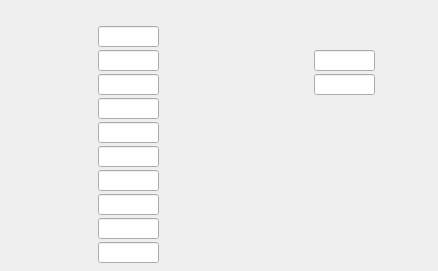
<?xml version="1.0" encoding="UTF-8"?>
<ui version="4.0">
 <class>WriteEEP</class>
 <widget class="QDialog" name="WriteEEP">
  <property name="geometry">
   <rect>
    <x>0</x>
    <y>0</y>
    <width>438</width>
    <height>271</height>
   </rect>
  </property>
  <property name="windowTitle">
   <string>Dialog</string>
  </property>
  <widget class="QELabel" name="qelabel_102">
   <property name="geometry">
    <rect>
     <x>6</x>
     <y>126</y>
     <width>89</width>
     <height>16</height>
    </rect>
   </property>
   <property name="alignment">
    <set>Qt::AlignRight|Qt::AlignTrailing|Qt::AlignVCenter</set>
   </property>
   <property name="variable" stdset="0">
    <string>$(P):LI:$(M)-$(N):RWE:MAXCB.DESC</string>
   </property>
   <property name="variableSubstitutions" stdset="0">
    <string>P=CHA,M=2531-1,N=2</string>
   </property>
   <property name="displayAlarmState">
    <bool>false</bool>
   </property>
  </widget>
  <widget class="QELabel" name="qelabel_103">
   <property name="geometry">
    <rect>
     <x>166</x>
     <y>150</y>
     <width>49</width>
     <height>16</height>
    </rect>
   </property>
   <property name="variable" stdset="0">
    <string>$(P):LI:$(M)-$(N):RWE:MINV</string>
   </property>
   <property name="variableSubstitutions" stdset="0">
    <string>P=CHA,M=2531-1,N=2</string>
   </property>
   <property name="displayAlarmState">
    <bool>false</bool>
   </property>
  </widget>
  <widget class="QELineEdit" name="qelineedit_28">
   <property name="geometry">
    <rect>
     <x>98</x>
     <y>194</y>
     <width>61</width>
     <height>21</height>
    </rect>
   </property>
   <property name="variable" stdset="0">
    <string>$(P):LO:$(M)-$(N):RWE:MAXA</string>
   </property>
   <property name="variableSubstitutions" stdset="0">
    <string>P=CHA,M=2531-1,N=2</string>
   </property>
   <property name="displayAlarmState">
    <bool>false</bool>
   </property>
  </widget>
  <widget class="QELineEdit" name="qelineedit_23">
   <property name="geometry">
    <rect>
     <x>98</x>
     <y>74</y>
     <width>61</width>
     <height>21</height>
    </rect>
   </property>
   <property name="variable" stdset="0">
    <string>$(P):LO:$(M)-$(N):RWE:ESTEP</string>
   </property>
   <property name="variableSubstitutions" stdset="0">
    <string>P=CHA,M=2531-1,N=2</string>
   </property>
   <property name="displayAlarmState">
    <bool>false</bool>
   </property>
  </widget>
  <widget class="QELabel" name="qelabel_94">
   <property name="geometry">
    <rect>
     <x>166</x>
     <y>54</y>
     <width>49</width>
     <height>16</height>
    </rect>
   </property>
   <property name="variable" stdset="0">
    <string>$(P):LI:$(M)-$(N):RWE:FMOST</string>
   </property>
   <property name="variableSubstitutions" stdset="0">
    <string>P=CHA,M=2531-1,N=2</string>
   </property>
   <property name="displayAlarmState">
    <bool>false</bool>
   </property>
  </widget>
  <widget class="QELabel" name="qelabel_99">
   <property name="geometry">
    <rect>
     <x>166</x>
     <y>102</y>
     <width>49</width>
     <height>16</height>
    </rect>
   </property>
   <property name="variable" stdset="0">
    <string>$(P):LI:$(M)-$(N):RWE:MAXCA</string>
   </property>
   <property name="variableSubstitutions" stdset="0">
    <string>P=CHA,M=2531-1,N=2</string>
   </property>
   <property name="displayAlarmState">
    <bool>false</bool>
   </property>
  </widget>
  <widget class="QELineEdit" name="qelineedit_25">
   <property name="geometry">
    <rect>
     <x>98</x>
     <y>122</y>
     <width>61</width>
     <height>21</height>
    </rect>
   </property>
   <property name="variable" stdset="0">
    <string>$(P):LO:$(M)-$(N):RWE:MAXCB</string>
   </property>
   <property name="variableSubstitutions" stdset="0">
    <string>P=CHA,M=2531-1,N=2</string>
   </property>
   <property name="displayAlarmState">
    <bool>false</bool>
   </property>
  </widget>
  <widget class="QELabel" name="qelabel_109">
   <property name="geometry">
    <rect>
     <x>6</x>
     <y>246</y>
     <width>89</width>
     <height>16</height>
    </rect>
   </property>
   <property name="alignment">
    <set>Qt::AlignRight|Qt::AlignTrailing|Qt::AlignVCenter</set>
   </property>
   <property name="variable" stdset="0">
    <string>$(P):LI:$(M)-$(N):RWE:STPSZ.DESC</string>
   </property>
   <property name="variableSubstitutions" stdset="0">
    <string>P=CHA,M=2531-1,N=2</string>
   </property>
   <property name="displayAlarmState">
    <bool>false</bool>
   </property>
  </widget>
  <widget class="QELabel" name="qelabel_96">
   <property name="geometry">
    <rect>
     <x>166</x>
     <y>78</y>
     <width>49</width>
     <height>16</height>
    </rect>
   </property>
   <property name="variable" stdset="0">
    <string>$(P):LI:$(M)-$(N):RWE:ESTEP</string>
   </property>
   <property name="variableSubstitutions" stdset="0">
    <string>P=CHA,M=2531-1,N=2</string>
   </property>
   <property name="displayAlarmState">
    <bool>false</bool>
   </property>
  </widget>
  <widget class="QELineEdit" name="qelineedit_20">
   <property name="geometry">
    <rect>
     <x>98</x>
     <y>26</y>
     <width>61</width>
     <height>21</height>
    </rect>
   </property>
   <property name="variable" stdset="0">
    <string>$(P):LO:$(M)-$(N):RWE:FEAT</string>
   </property>
   <property name="variableSubstitutions" stdset="0">
    <string>P=CHA,M=2531-1,N=2</string>
   </property>
   <property name="displayAlarmState">
    <bool>false</bool>
   </property>
   <property name="radix">
    <UInt>16</UInt>
   </property>
  </widget>
  <widget class="QELabel" name="qelabel_95">
   <property name="geometry">
    <rect>
     <x>6</x>
     <y>54</y>
     <width>89</width>
     <height>16</height>
    </rect>
   </property>
   <property name="alignment">
    <set>Qt::AlignRight|Qt::AlignTrailing|Qt::AlignVCenter</set>
   </property>
   <property name="variable" stdset="0">
    <string>$(P):LI:$(M)-$(N):RWE:FMOST.DESC</string>
   </property>
   <property name="variableSubstitutions" stdset="0">
    <string>P=CHA,M=2531-1,N=2</string>
   </property>
   <property name="displayAlarmState">
    <bool>false</bool>
   </property>
  </widget>
  <widget class="QELabel" name="qelabel_105">
   <property name="geometry">
    <rect>
     <x>6</x>
     <y>198</y>
     <width>89</width>
     <height>16</height>
    </rect>
   </property>
   <property name="alignment">
    <set>Qt::AlignRight|Qt::AlignTrailing|Qt::AlignVCenter</set>
   </property>
   <property name="variable" stdset="0">
    <string>$(P):LI:$(M)-$(N):RWE:MAXA.DESC</string>
   </property>
   <property name="variableSubstitutions" stdset="0">
    <string>P=CHA,M=2531-1,N=2</string>
   </property>
   <property name="displayAlarmState">
    <bool>false</bool>
   </property>
  </widget>
  <widget class="QELabel" name="qelabel_97">
   <property name="geometry">
    <rect>
     <x>6</x>
     <y>102</y>
     <width>89</width>
     <height>16</height>
    </rect>
   </property>
   <property name="alignment">
    <set>Qt::AlignRight|Qt::AlignTrailing|Qt::AlignVCenter</set>
   </property>
   <property name="variable" stdset="0">
    <string>$(P):LI:$(M)-$(N):RWE:MAXCA.DESC</string>
   </property>
   <property name="variableSubstitutions" stdset="0">
    <string>P=CHA,M=2531-1,N=2</string>
   </property>
   <property name="displayAlarmState">
    <bool>false</bool>
   </property>
  </widget>
  <widget class="QELabel" name="qelabel_107">
   <property name="geometry">
    <rect>
     <x>166</x>
     <y>198</y>
     <width>49</width>
     <height>16</height>
    </rect>
   </property>
   <property name="variable" stdset="0">
    <string>$(P):LI:$(M)-$(N):RWE:MAXA</string>
   </property>
   <property name="variableSubstitutions" stdset="0">
    <string>P=CHA,M=2531-1,N=2</string>
   </property>
   <property name="displayAlarmState">
    <bool>false</bool>
   </property>
  </widget>
  <widget class="QELabel" name="qelabel_91">
   <property name="geometry">
    <rect>
     <x>166</x>
     <y>30</y>
     <width>49</width>
     <height>16</height>
    </rect>
   </property>
   <property name="variable" stdset="0">
    <string>$(P):LI:$(M)-$(N):RWE:FEAT</string>
   </property>
   <property name="variableSubstitutions" stdset="0">
    <string>P=CHA,M=2531-1,N=2</string>
   </property>
   <property name="displayAlarmState">
    <bool>false</bool>
   </property>
   <property name="radix">
    <UInt>16</UInt>
   </property>
  </widget>
  <widget class="QELabel" name="qelabel_110">
   <property name="geometry">
    <rect>
     <x>6</x>
     <y>222</y>
     <width>89</width>
     <height>16</height>
    </rect>
   </property>
   <property name="alignment">
    <set>Qt::AlignRight|Qt::AlignTrailing|Qt::AlignVCenter</set>
   </property>
   <property name="variable" stdset="0">
    <string>$(P):LI:$(M)-$(N):RWE:ACCTH.DESC</string>
   </property>
   <property name="variableSubstitutions" stdset="0">
    <string>P=CHA,M=2531-1,N=2</string>
   </property>
   <property name="displayAlarmState">
    <bool>false</bool>
   </property>
  </widget>
  <widget class="QELineEdit" name="qelineedit_22">
   <property name="geometry">
    <rect>
     <x>98</x>
     <y>50</y>
     <width>61</width>
     <height>21</height>
    </rect>
   </property>
   <property name="variable" stdset="0">
    <string>$(P):LO:$(M)-$(N):RWE:FMOST</string>
   </property>
   <property name="variableSubstitutions" stdset="0">
    <string>P=CHA,M=2531-1,N=2</string>
   </property>
   <property name="displayAlarmState">
    <bool>false</bool>
   </property>
  </widget>
  <widget class="QELabel" name="qelabel_111">
   <property name="geometry">
    <rect>
     <x>166</x>
     <y>246</y>
     <width>49</width>
     <height>16</height>
    </rect>
   </property>
   <property name="variable" stdset="0">
    <string>$(P):LI:$(M)-$(N):RWE:STPSZ</string>
   </property>
   <property name="variableSubstitutions" stdset="0">
    <string>P=CHA,M=2531-1,N=2</string>
   </property>
   <property name="displayAlarmState">
    <bool>false</bool>
   </property>
  </widget>
  <widget class="QELabel" name="qelabel_106">
   <property name="geometry">
    <rect>
     <x>6</x>
     <y>174</y>
     <width>89</width>
     <height>16</height>
    </rect>
   </property>
   <property name="alignment">
    <set>Qt::AlignRight|Qt::AlignTrailing|Qt::AlignVCenter</set>
   </property>
   <property name="variable" stdset="0">
    <string>$(P):LI:$(M)-$(N):RWE:MAXV.DESC</string>
   </property>
   <property name="variableSubstitutions" stdset="0">
    <string>P=CHA,M=2531-1,N=2</string>
   </property>
   <property name="displayAlarmState">
    <bool>false</bool>
   </property>
  </widget>
  <widget class="QELineEdit" name="qelineedit_24">
   <property name="geometry">
    <rect>
     <x>98</x>
     <y>98</y>
     <width>61</width>
     <height>21</height>
    </rect>
   </property>
   <property name="variable" stdset="0">
    <string>$(P):LO:$(M)-$(N):RWE:MAXCA</string>
   </property>
   <property name="variableSubstitutions" stdset="0">
    <string>P=CHA,M=2531-1,N=2</string>
   </property>
   <property name="displayAlarmState">
    <bool>false</bool>
   </property>
  </widget>
  <widget class="QELabel" name="qelabel_101">
   <property name="geometry">
    <rect>
     <x>6</x>
     <y>150</y>
     <width>89</width>
     <height>16</height>
    </rect>
   </property>
   <property name="alignment">
    <set>Qt::AlignRight|Qt::AlignTrailing|Qt::AlignVCenter</set>
   </property>
   <property name="variable" stdset="0">
    <string>$(P):LI:$(M)-$(N):RWE:MINV.DESC</string>
   </property>
   <property name="variableSubstitutions" stdset="0">
    <string>P=CHA,M=2531-1,N=2</string>
   </property>
   <property name="displayAlarmState">
    <bool>false</bool>
   </property>
  </widget>
  <widget class="QELineEdit" name="qelineedit_30">
   <property name="geometry">
    <rect>
     <x>98</x>
     <y>242</y>
     <width>61</width>
     <height>21</height>
    </rect>
   </property>
   <property name="variable" stdset="0">
    <string>$(P):LO:$(M)-$(N):RWE:STPSZ</string>
   </property>
   <property name="variableSubstitutions" stdset="0">
    <string>P=CHA,M=2531-1,N=2</string>
   </property>
   <property name="displayAlarmState">
    <bool>false</bool>
   </property>
  </widget>
  <widget class="QELineEdit" name="qelineedit_26">
   <property name="geometry">
    <rect>
     <x>98</x>
     <y>146</y>
     <width>61</width>
     <height>21</height>
    </rect>
   </property>
   <property name="variable" stdset="0">
    <string>$(P):LO:$(M)-$(N):RWE:MINV</string>
   </property>
   <property name="variableSubstitutions" stdset="0">
    <string>P=CHA,M=2531-1,N=2</string>
   </property>
   <property name="displayAlarmState">
    <bool>false</bool>
   </property>
  </widget>
  <widget class="QELineEdit" name="qelineedit_27">
   <property name="geometry">
    <rect>
     <x>98</x>
     <y>170</y>
     <width>61</width>
     <height>21</height>
    </rect>
   </property>
   <property name="variable" stdset="0">
    <string>$(P):LO:$(M)-$(N):RWE:MAXV</string>
   </property>
   <property name="variableSubstitutions" stdset="0">
    <string>P=CHA,M=2531-1,N=2</string>
   </property>
   <property name="displayAlarmState">
    <bool>false</bool>
   </property>
  </widget>
  <widget class="QELabel" name="qelabel_98">
   <property name="geometry">
    <rect>
     <x>6</x>
     <y>78</y>
     <width>89</width>
     <height>16</height>
    </rect>
   </property>
   <property name="alignment">
    <set>Qt::AlignRight|Qt::AlignTrailing|Qt::AlignVCenter</set>
   </property>
   <property name="variable" stdset="0">
    <string>$(P):LI:$(M)-$(N):RWE:ESTEP.DESC</string>
   </property>
   <property name="variableSubstitutions" stdset="0">
    <string>P=CHA,M=2531-1,N=2</string>
   </property>
   <property name="displayAlarmState">
    <bool>false</bool>
   </property>
  </widget>
  <widget class="QELabel" name="qelabel_100">
   <property name="geometry">
    <rect>
     <x>166</x>
     <y>126</y>
     <width>49</width>
     <height>16</height>
    </rect>
   </property>
   <property name="variable" stdset="0">
    <string>$(P):LI:$(M)-$(N):RWE:MAXCB</string>
   </property>
   <property name="variableSubstitutions" stdset="0">
    <string>P=CHA,M=2531-1,N=2</string>
   </property>
   <property name="displayAlarmState">
    <bool>false</bool>
   </property>
  </widget>
  <widget class="QELineEdit" name="qelineedit_29">
   <property name="geometry">
    <rect>
     <x>98</x>
     <y>218</y>
     <width>61</width>
     <height>21</height>
    </rect>
   </property>
   <property name="variable" stdset="0">
    <string>$(P):LO:$(M)-$(N):RWE:ACCTH</string>
   </property>
   <property name="variableSubstitutions" stdset="0">
    <string>P=CHA,M=2531-1,N=2</string>
   </property>
   <property name="displayAlarmState">
    <bool>false</bool>
   </property>
  </widget>
  <widget class="QELabel" name="qelabel_104">
   <property name="geometry">
    <rect>
     <x>166</x>
     <y>174</y>
     <width>49</width>
     <height>16</height>
    </rect>
   </property>
   <property name="variable" stdset="0">
    <string>$(P):LI:$(M)-$(N):RWE:MAXV</string>
   </property>
   <property name="variableSubstitutions" stdset="0">
    <string>P=CHA,M=2531-1,N=2</string>
   </property>
   <property name="displayAlarmState">
    <bool>false</bool>
   </property>
  </widget>
  <widget class="QELabel" name="qelabel_108">
   <property name="geometry">
    <rect>
     <x>166</x>
     <y>222</y>
     <width>49</width>
     <height>16</height>
    </rect>
   </property>
   <property name="variable" stdset="0">
    <string>$(P):LI:$(M)-$(N):RWE:ACCTH</string>
   </property>
   <property name="variableSubstitutions" stdset="0">
    <string>P=CHA,M=2531-1,N=2</string>
   </property>
   <property name="displayAlarmState">
    <bool>false</bool>
   </property>
  </widget>
  <widget class="QELabel" name="qelabel_90">
   <property name="geometry">
    <rect>
     <x>6</x>
     <y>30</y>
     <width>89</width>
     <height>16</height>
    </rect>
   </property>
   <property name="alignment">
    <set>Qt::AlignRight|Qt::AlignTrailing|Qt::AlignVCenter</set>
   </property>
   <property name="variable" stdset="0">
    <string>$(P):LI:$(M)-$(N):RWE:FEAT.DESC</string>
   </property>
   <property name="variableSubstitutions" stdset="0">
    <string>P=CHA,M=2531-1,N=2</string>
   </property>
   <property name="displayAlarmState">
    <bool>false</bool>
   </property>
  </widget>
  <widget class="QELabel" name="qelabel_113">
   <property name="geometry">
    <rect>
     <x>222</x>
     <y>54</y>
     <width>89</width>
     <height>16</height>
    </rect>
   </property>
   <property name="alignment">
    <set>Qt::AlignRight|Qt::AlignTrailing|Qt::AlignVCenter</set>
   </property>
   <property name="variable" stdset="0">
    <string>$(P):LI:$(M)-$(N):RWE:EACC.DESC</string>
   </property>
   <property name="variableSubstitutions" stdset="0">
    <string>P=CHA,M=2531-1,N=2</string>
   </property>
   <property name="displayAlarmState">
    <bool>false</bool>
   </property>
  </widget>
  <widget class="QELabel" name="qelabel_121">
   <property name="geometry">
    <rect>
     <x>222</x>
     <y>78</y>
     <width>89</width>
     <height>16</height>
    </rect>
   </property>
   <property name="alignment">
    <set>Qt::AlignRight|Qt::AlignTrailing|Qt::AlignVCenter</set>
   </property>
   <property name="variable" stdset="0">
    <string>$(P):LI:$(M)-$(N):RWE:FEAT2.DESC</string>
   </property>
   <property name="variableSubstitutions" stdset="0">
    <string>P=CHA,M=2531-1,N=2</string>
   </property>
   <property name="displayAlarmState">
    <bool>false</bool>
   </property>
  </widget>
  <widget class="QELineEdit" name="qelineedit_35">
   <property name="geometry">
    <rect>
     <x>314</x>
     <y>74</y>
     <width>61</width>
     <height>21</height>
    </rect>
   </property>
   <property name="variable" stdset="0">
    <string>$(P):LO:$(M)-$(N):RWE:FEAT2</string>
   </property>
   <property name="variableSubstitutions" stdset="0">
    <string>P=CHA,M=2531-1,N=2</string>
   </property>
   <property name="displayAlarmState">
    <bool>false</bool>
   </property>
   <property name="radix">
    <UInt>16</UInt>
   </property>
  </widget>
  <widget class="QELabel" name="qelabel_115">
   <property name="geometry">
    <rect>
     <x>382</x>
     <y>54</y>
     <width>49</width>
     <height>16</height>
    </rect>
   </property>
   <property name="variable" stdset="0">
    <string>$(P):LI:$(M)-$(N):RWE:EACC</string>
   </property>
   <property name="variableSubstitutions" stdset="0">
    <string>P=CHA,M=2531-1,N=2</string>
   </property>
   <property name="displayAlarmState">
    <bool>false</bool>
   </property>
  </widget>
  <widget class="QELabel" name="qelabel_120">
   <property name="geometry">
    <rect>
     <x>382</x>
     <y>78</y>
     <width>49</width>
     <height>16</height>
    </rect>
   </property>
   <property name="variable" stdset="0">
    <string>$(P):LI:$(M)-$(N):RWE:FEAT2</string>
   </property>
   <property name="variableSubstitutions" stdset="0">
    <string>P=CHA,M=2531-1,N=2</string>
   </property>
   <property name="displayAlarmState">
    <bool>false</bool>
   </property>
   <property name="radix">
    <UInt>16</UInt>
   </property>
  </widget>
  <widget class="QELineEdit" name="qelineedit_32">
   <property name="geometry">
    <rect>
     <x>314</x>
     <y>50</y>
     <width>61</width>
     <height>21</height>
    </rect>
   </property>
   <property name="variable" stdset="0">
    <string>$(P):LO:$(M)-$(N):RWE:EACC</string>
   </property>
   <property name="variableSubstitutions" stdset="0">
    <string>P=CHA,M=2531-1,N=2</string>
   </property>
   <property name="displayAlarmState">
    <bool>false</bool>
   </property>
  </widget>
  <widget class="QELabel" name="qelabel">
   <property name="geometry">
    <rect>
     <x>28</x>
     <y>6</y>
     <width>81</width>
     <height>16</height>
    </rect>
   </property>
   <property name="font">
    <font>
     <pointsize>12</pointsize>
    </font>
   </property>
   <property name="variable" stdset="0">
    <string>$(P):LI:$(M)-$(N):DATA.DESC</string>
   </property>
   <property name="variableSubstitutions" stdset="0">
    <string>P=CHA,M=2531-1,N=2</string>
   </property>
   <property name="displayAlarmState">
    <bool>false</bool>
   </property>
  </widget>
 </widget>
 <customwidgets>
  <customwidget>
   <class>QELabel</class>
   <extends>QLabel</extends>
   <header>QELabel.h</header>
  </customwidget>
  <customwidget>
   <class>QELineEdit</class>
   <extends>QLineEdit</extends>
   <header>QELineEdit.h</header>
  </customwidget>
 </customwidgets>
 <resources/>
 <connections/>
</ui>
